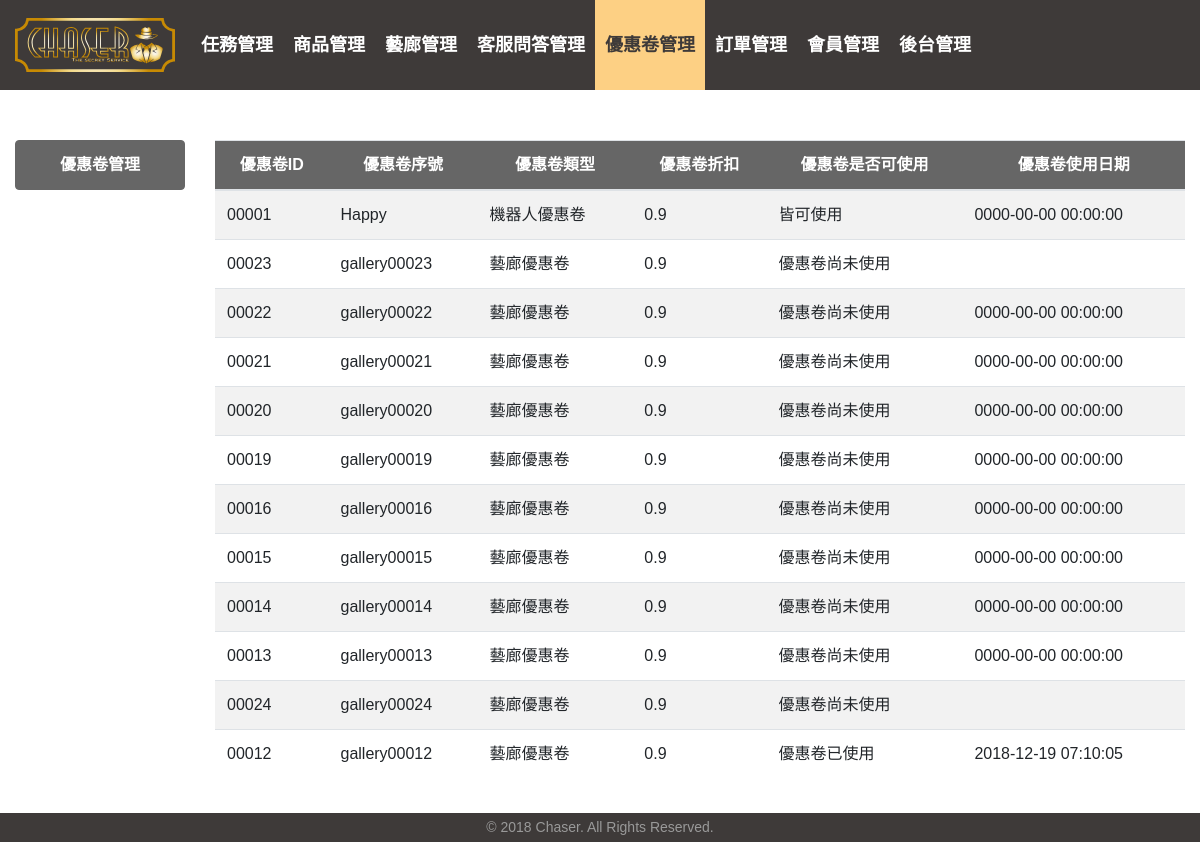
Page /coupon-backstage_bkkkkk.php on the committed database.
### tables this page shows
CREATE TABLE `coupon` (
  `couponid` int(5) UNSIGNED ZEROFILL NOT NULL,
  `discount` float DEFAULT NULL,
  `promotion` varchar(50) DEFAULT 'x',
  `caniuse` int(1) NOT NULL DEFAULT '1',
  `couponusedate` datetime DEFAULT NULL
);

### coupon-backstage_bkkkkk.php (the view, shortened to what this page needs)
<?php
try {
    require_once "connection.php";
    $sql = "select *
    from coupon
    order by promotion='Happy' DESC , caniuse=1 DESC;";
    $stmt = $pdo->query($sql);
    $result = $stmt->fetchAll(PDO::FETCH_ASSOC);
} catch (PDOException $e) {
    exit('資料庫連結失敗，錯誤訊息為:' . $e->getMessage());
}
?>
<!DOCTYPE html>
<html lang="zh-tw">
<head>
    <link rel="stylesheet" href="css\bootstrap-scss\bootstrap.css" />
    <link rel="stylesheet" href="https://use.fontawesome.com/releases/v5.6.3/css/all.css">
    <link rel="stylesheet" href="css/backstage/backstage_common.css">
    <link rel="stylesheet" href="css/backstage/gallery-backstage.min.css" />
</head>
<body>
   <?php include_once 'backstage_navbar.php';?>
    <div class="container-fluid main3 pb-5">
        <div class="row">
            <div class="col-2">
                <ul class="list-group">
                    <a href="#" class="text-center" id="" name=""><li class="list-group-item active">優惠卷管理</li></a>
                </ul>
            </div>
            <div class="col-10">
                <table class="table table-striped">
                    <thead id="thead">
                        <tr>
                            <th scope="col" style="text-align:center">優惠卷ID</th>
                            <th scope="col" style="text-align:center">優惠卷序號</th>
                            <th scope="col" style="text-align:center">優惠卷類型</th>
                            <th scope="col" style="text-align:center">優惠卷折扣</th>
                            <th scope="col" style="text-align:center">優惠卷是否可使用</th>
                            <th scope="col" style="text-align:center">優惠卷使用日期</th>
                        </tr>
                    </thead>
                    <tbody>
                        <?php foreach ($result as $row): ?>
                            <tr id="tr_<?=$row["couponid"];?>">
                                <td><?=$row["couponid"];?></td>
                                <td><?php $ans = ($row["couponid"] == '1') ? $row["promotion"] : "gallery".$row["couponid"];echo $ans;?></td>
                                <td><?php $ans2 = ($row["promotion"] == 'Happy') ? "機器人優惠卷" : "藝廊優惠卷";echo $ans2;?></td>
                                <td><?=$row["discount"];?></td>
                                <td><?php if($row["caniuse"] == '1'){
                                    echo "優惠卷尚未使用";
                                } else if($row["caniuse"] == '2'){
                                    echo "優惠卷已使用";
                                }else{
                                    echo "皆可使用";
                                }
                                     ?>
                                </td>
                                <td><?=$row["couponusedate"];?></td>
                            </tr>
                        <?php endforeach?>
                    </tbody>
                </table>
            </div>
        </div>
    </div>
    <footer class="footer">© 2018 Chaser. All Rights Reserved.</footer>
</body>
</html>

### css/backstage/backstage_common.css (style rules this page uses)
html { height: 100%; }
body { font-family: Arial, 'LiHei Pro', 微軟正黑體, "Microsoft JhengHei", sans-serif; position: relative; min-height: 100%; }
.list-group-item { border: 1px solid #3E3A39; color: #3E3A39; font-weight: 700; }
.list-group-item.active { background-color: #666; border-color: #666; color: #fff; }
#thead { background-color: #666; color: #fff; }
footer { position: absolute; bottom: 0; left: 0; right: 0; text-align: center; padding: 4px 0; background-color: #3E3A39; color: #999; font-size: 14px; }

### rows in the picture
coupon: couponid "00001", promotion "Happy", promotion "機器人優惠卷", discount "0.9", caniuse "皆可使用", couponusedate "0000-00-00 00:00:00"
coupon: couponid "00023", couponid "gallery00023", promotion "藝廊優惠卷", discount "0.9", caniuse "優惠卷尚未使用"
coupon: couponid "00022", couponid "gallery00022", promotion "藝廊優惠卷", discount "0.9", caniuse "優惠卷尚未使用", couponusedate "0000-00-00 00:00:00"
coupon: couponid "00021", couponid "gallery00021", promotion "藝廊優惠卷", discount "0.9", caniuse "優惠卷尚未使用", couponusedate "0000-00-00 00:00:00"
coupon: couponid "00020", couponid "gallery00020", promotion "藝廊優惠卷", discount "0.9", caniuse "優惠卷尚未使用", couponusedate "0000-00-00 00:00:00"
coupon: couponid "00019", couponid "gallery00019", promotion "藝廊優惠卷", discount "0.9", caniuse "優惠卷尚未使用", couponusedate "0000-00-00 00:00:00"
coupon: couponid "00016", couponid "gallery00016", promotion "藝廊優惠卷", discount "0.9", caniuse "優惠卷尚未使用", couponusedate "0000-00-00 00:00:00"
coupon: couponid "00015", couponid "gallery00015", promotion "藝廊優惠卷", discount "0.9", caniuse "優惠卷尚未使用", couponusedate "0000-00-00 00:00:00"
coupon: couponid "00014", couponid "gallery00014", promotion "藝廊優惠卷", discount "0.9", caniuse "優惠卷尚未使用", couponusedate "0000-00-00 00:00:00"
coupon: couponid "00013", couponid "gallery00013", promotion "藝廊優惠卷", discount "0.9", caniuse "優惠卷尚未使用", couponusedate "0000-00-00 00:00:00"
coupon: couponid "00024", couponid "gallery00024", promotion "藝廊優惠卷", discount "0.9", caniuse "優惠卷尚未使用"
coupon: couponid "00012", couponid "gallery00012", promotion "藝廊優惠卷", discount "0.9", caniuse "優惠卷已使用", couponusedate "2018-12-19 07:10:05"
